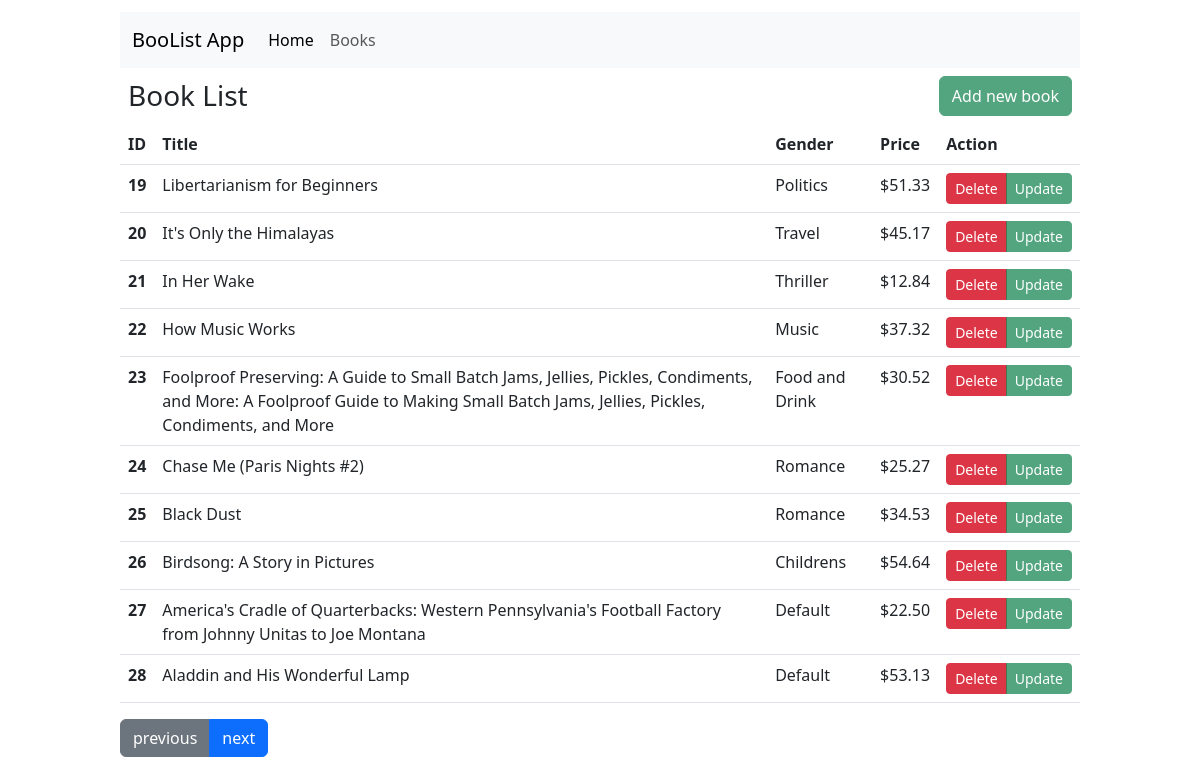
Page /books/2-10/ on the committed database.
### tables this page shows
CREATE TABLE books(
                        id INTEGER PRIMARY KEY AUTOINCREMENT,
                        title TEXT NOT NULL UNIQUE,
                        price_cents INTEGER NOT NULL,
                        description TEXT NOT NULL,
                        category TEXT NOT NULL
        );

### app.py (the view)
@app.route("/books/<int:page>-<int:limit>/")
def book_list(page=None, limit=None):
    books =  Book.all(limit=limit, offset=page*limit-limit)
    categories = Book.all_categories()
    return render_template('book-list.html', books = books, p=page, l=limit, genders = categories)

### models/bookModel.py (called while the page is built)
    @property
    def price(self):
        return self.price_cents / 100

    @classmethod
    def from_tuple(cls, t:tuple):
        return Book(t[1], t[2], t[3], t[4], t[0])

    @classmethod
    def all(cls, offset:int = None, limit:int = None) -> list:
        t = Database.fetch_all(BookData.TABLE_NAME, offset=offset, limit=limit)
        l =[]
        for b in t:
            l.append(Book.from_tuple(b))
        return l

    @classmethod
    def all_categories(cls):
        c = BookData.all_categories()
        c.sort()
        return c

### models/database/bookData.py (called while the page is built)
    @classmethod
    def all_categories(cls):
        r = Database.query_fetch(f"SELECT DISTINCT category FROM {BookData.TABLE_NAME};")
        return [x[0] for x in r]

### models/database/database.py (called while the page is built)
    @classmethod
    def fetch_all(cls, table_name, limit:int = None, offset:int=None, file_name:str = DATABASE_FILE) -> list[tuple]:
        conn = sqlite3.connect(file_name)
        cur = conn.cursor()
        cur.execute('PRAGMA foreign_key=on;')
        if limit and offset:
            cur.execute(f"SELECT * FROM {table_name} LIMIT {limit} OFFSET {offset};")
        elif limit:
            cur.execute(f"SELECT * FROM {table_name} LIMIT {limit};")
        elif offset:
            cur.execute(f"SELECT * FROM {table_name} OFFSET {offset};")
        else:
            cur.execute(f"SELECT * FROM {table_name};")
        result = cur.fetchall()
        conn.commit()
        cur.close()
        return result

    @classmethod
    def query_fetch(cls, query:str, values:tuple =None, file_name:str = DATABASE_FILE) -> list[tuple]:
        conn = sqlite3.connect(file_name)
        cur = conn.cursor()
        cur.execute('PRAGMA foreign_key=on;')
        if values:
            cur.execute(query, values)
        else:
            cur.execute(query)
        result = cur.fetchall()
        conn.commit()
        cur.close()
        return result

### templates/book-list.html (shortened to what this page needs)
{% extends "base.html" %}
{% block content %}
    <div class="d-flex p-2 justify-content-between">
        <h3 style="margin:3px 0;">Book List</h3>
        <button type="button" class="btn btn-success opacity-75" data-bs-toggle="modal" data-bs-target="#add_book">Add new book</button>
    </div>
    <table class="table table-hover">
        <thead>
            <tr>
                <th scope="col">ID</th>
                <th scope="col">Title</th>
                <th scope="col">Gender</th>
                <th scope="col">Price</th>
                <th scope="col">Action</th>
            </tr>
        </thead>
        <tbody>
            {% for book in books %}
            <tr>
                <th scope="row">{{ book.ID }}</th>
                <td>{{ book.title }}</td>
                <td>{{ book.category }}</td>
                <td>${{ "%.2f"|format(book.price) }}</td>
                <td>
                    <div class="btn-group" role="group" aria-label="Basic example">
                        <button type="button" class="btn btn-sm btn-danger" data-bs-toggle="modal" data-bs-target="#delete_{{book.ID}}">Delete</button>
                        <button type="button" class="btn btn-sm btn-success opacity-75" data-bs-toggle="modal" data-bs-target="#update_{{book.ID}}">Update</button>
                    </div>
                </td>
            </tr>
            {% endfor %}
        </tbody>
    </table>
    <div class="btn-group">
        {% if p > 1 %}
        <a class="btn btn-secondary" role="button" href="{{ url_for('book_list', page=p-1, limit=l) }}">previous</a>
        {% endif %}
        <a class="btn btn-primary" role="button" href="{{ url_for('book_list', page=p+1, limit=l) }}">next</a>
    </div>
{% endblock %}

### rows in the picture
books: ID "19", title "Libertarianism for Beginners", category "Politics", price "51.33"
books: ID "20", title "It's Only the Himalayas", category "Travel", price "45.17"
books: ID "21", title "In Her Wake", category "Thriller", price "12.84"
books: ID "22", title "How Music Works", category "Music", price "37.32"
books: ID "23", title "Foolproof Preserving: A Guide to Small Batch Jams, Jellies, Pickles, Condiments, and More: A Foolproof Guide to Making Small Batch Jams, Jellies, Pickles, Condiments, and More", category "Food and Drink", price "30.52"
books: ID "24", title "Chase Me (Paris Nights #2)", category "Romance", price "25.27"
books: ID "25", title "Black Dust", category "Romance", price "34.53"
books: ID "26", title "Birdsong: A Story in Pictures", category "Childrens", price "54.64"
books: ID "27", title "America's Cradle of Quarterbacks: Western Pennsylvania's Football Factory from Johnny Unitas to Joe Montana", category "Default", price "22.50"
books: ID "28", title "Aladdin and His Wonderful Lamp", category "Default", price "53.13"
